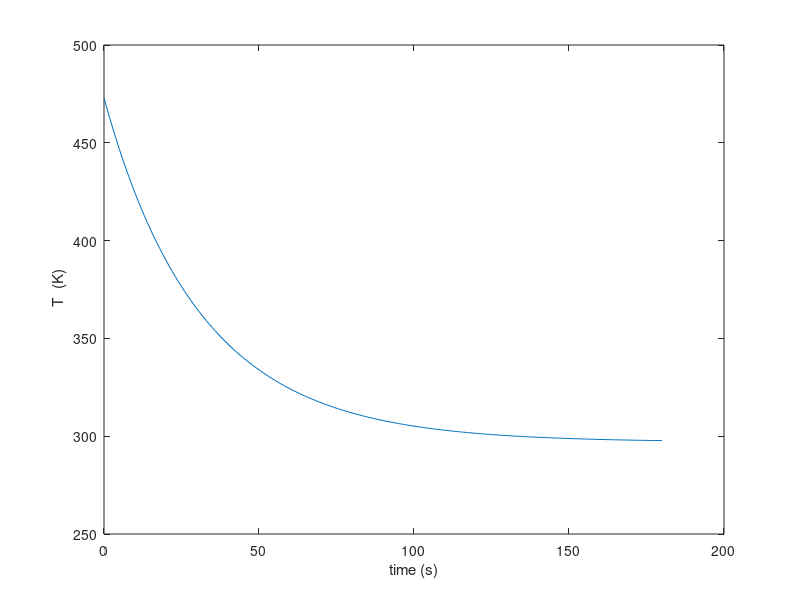

MATLAB code for this plot:
% f10_10 same as L10_6
% Copyright S. Nakamura, 1995
figure(1)
set(gcf,'NumberTitle','off','Name','Figure 10.10; List 10.6')
clear
ro=300; V=0.001; A = 0.25; C = 900;hc=30;
epsi=0.8;sig=5.67e-8;
h = 1; T = 473; n=1;T_rec(n)=T; t(1)=0;
Arcv = A/(ro*C*V);  Epsg = epsi*sig;
while t<180
  n=n+1;  TB=T;
  k1 = h*Arcv*( Epsg*(297^4 - TB^4) + hc*(297-TB));
  k2 = h*Arcv*( Epsg*sig*(297^4 - (TB+k1)^4) ...
                                   + hc*(297-(TB+k1)));
  T = TB + 0.5*(k1 + k2);
  t(n)=t(n-1) + h;  T_rec(n)=T;
end
plot(t,T_rec);  xlabel('time (s)'), ylabel(' T  (K)')
%print x10_10.ps
